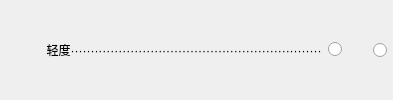
              <widget class="QWidget" name="widget_16" native="true">
               <property name="sizePolicy">
                <sizepolicy hsizetype="Preferred" vsizetype="Fixed">
                 <horstretch>0</horstretch>
                 <verstretch>0</verstretch>
                </sizepolicy>
               </property>
               <layout class="QHBoxLayout" name="horizontalLayout_5">
                <property name="leftMargin">
                 <number>0</number>
                </property>
                <property name="topMargin">
                 <number>0</number>
                </property>
                <property name="rightMargin">
                 <number>6</number>
                </property>
                <property name="bottomMargin">
                 <number>0</number>
                </property>
                <item>
                 <widget class="QLabel" name="label_13">
                  <property name="sizePolicy">
                   <sizepolicy hsizetype="Expanding" vsizetype="Fixed">
                    <horstretch>0</horstretch>
                    <verstretch>0</verstretch>
                   </sizepolicy>
                  </property>
                  <property name="text">
                   <string>              轻度·······························································</string>
                  </property>
                  <property name="alignment">
                   <set>Qt::AlignLeading|Qt::AlignLeft|Qt::AlignVCenter</set>
                  </property>
                 </widget>
                </item>
                <item>
                 <widget class="QRadioButton" name="radioButton_26">
                  <property name="sizePolicy">
                   <sizepolicy hsizetype="Fixed" vsizetype="Fixed">
                    <horstretch>0</horstretch>
                    <verstretch>0</verstretch>
                   </sizepolicy>
                  </property>
                  <property name="layoutDirection">
                   <enum>Qt::RightToLeft</enum>
                  </property>
                  <property name="text">
                   <string/>
                  </property>
                 </widget>
                </item>
                <item>
                 <widget class="QRadioButton" name="radioButton_27">
                  <property name="sizePolicy">
                   <sizepolicy hsizetype="Fixed" vsizetype="Fixed">
                    <horstretch>0</horstretch>
                    <verstretch>0</verstretch>
                   </sizepolicy>
                  </property>
                  <property name="layoutDirection">
                   <enum>Qt::RightToLeft</enum>
                  </property>
                  <property name="text">
                   <string>    </string>
                  </property>
                 </widget>
                </item>
               </layout>
              </widget>
